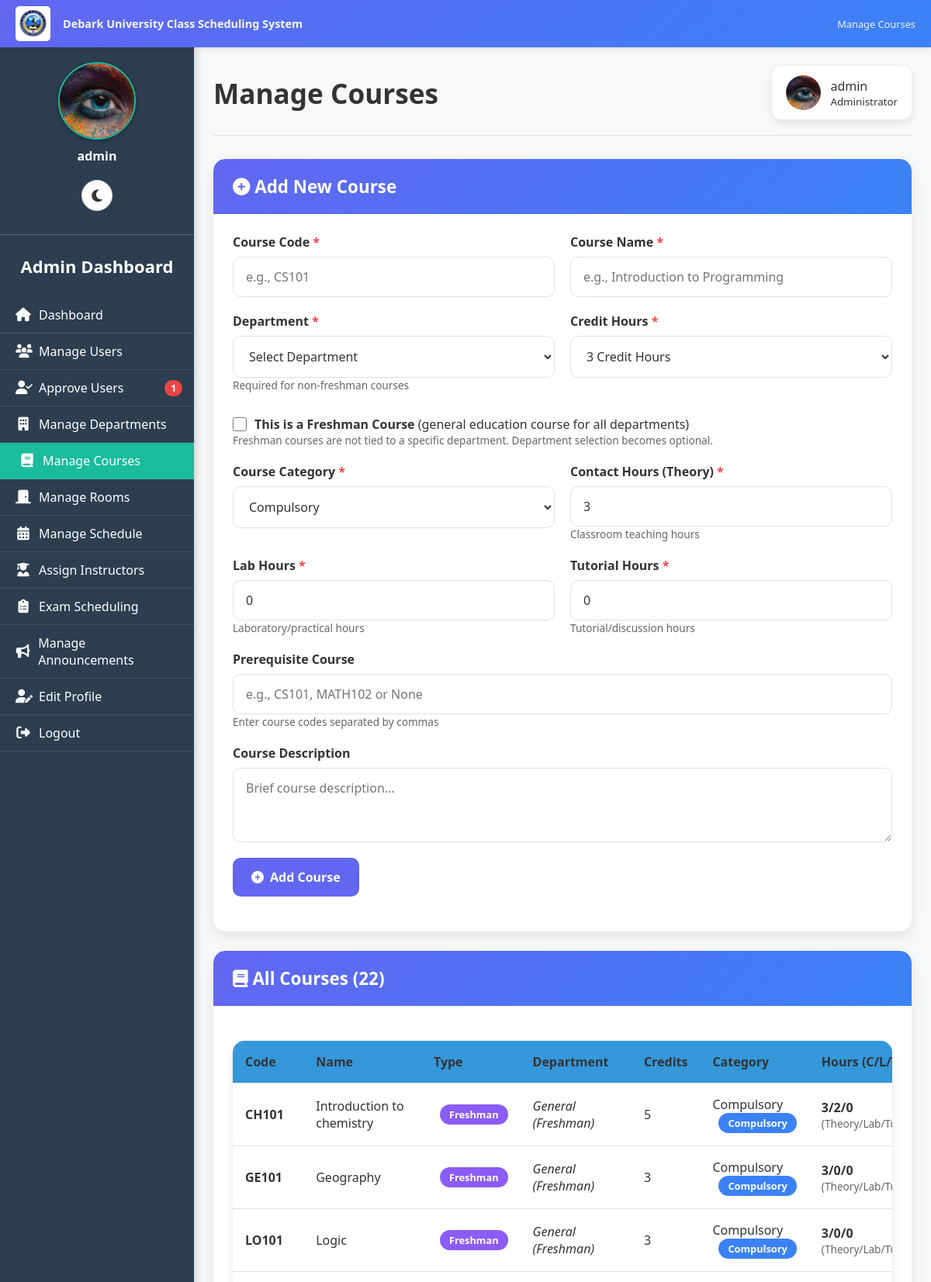
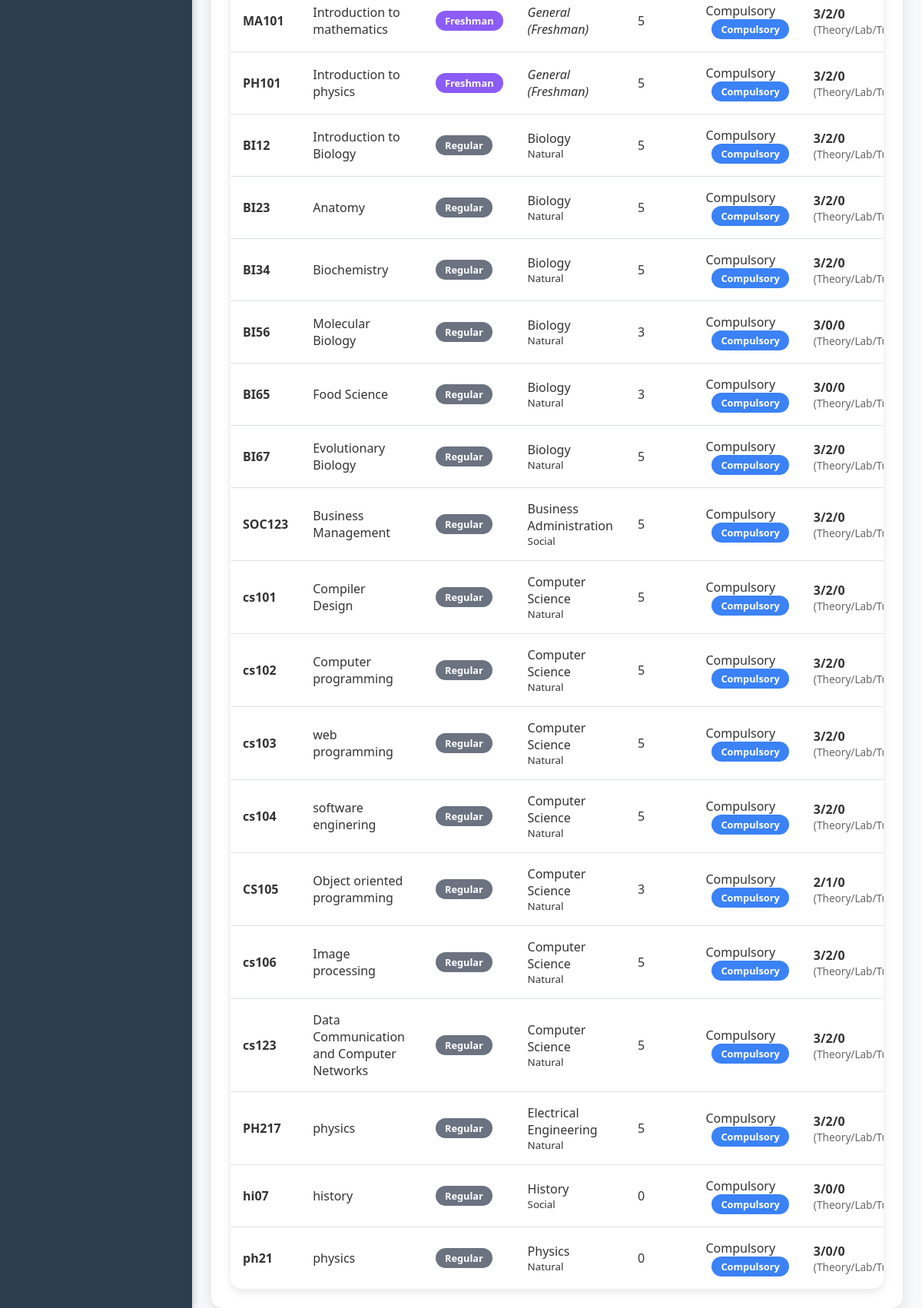
The page /admin/manage_courses.php (signed in) on the database its author committed (2 pictures, top to bottom).
### tables this page shows
CREATE TABLE `users` (
  `user_id` int(11) NOT NULL,
  `username` varchar(50) NOT NULL,
  `password` varchar(255) NOT NULL,
  `full_name` varchar(100) NOT NULL,
  `student_id` varchar(50) DEFAULT NULL,
  `email` varchar(100) DEFAULT NULL,
  `role` enum('admin','instructor','student','department_head') NOT NULL,
  `department_id` int(11) DEFAULT NULL,
  `year` varchar(10) DEFAULT NULL,
  `created_at` timestamp NOT NULL DEFAULT current_timestamp(),
  `profile_picture` varchar(255) DEFAULT NULL,
  `email_verified` tinyint(1) DEFAULT 0,
  `verification_token` varchar(255) DEFAULT NULL,
  `is_approved` tinyint(1) DEFAULT 0,
  `is_verified` tinyint(1) NOT NULL DEFAULT 0,
  `id_number` varchar(20) DEFAULT NULL
);

CREATE TABLE `courses` (
  `course_id` int(11) NOT NULL,
  `course_code` varchar(20) NOT NULL,
  `course_name` varchar(100) NOT NULL,
  `credit_hours` int(11) NOT NULL,
  `department_id` int(11) DEFAULT NULL,
  `created_at` timestamp NOT NULL DEFAULT current_timestamp(),
  `prerequisite` varchar(255) DEFAULT NULL,
  `category` enum('Compulsory','Elective','Optional') DEFAULT 'Compulsory',
  `contact_hours` int(11) NOT NULL DEFAULT 3,
  `lab_hours` int(11) NOT NULL DEFAULT 0,
  `tutorial_hours` int(11) NOT NULL DEFAULT 0,
  `description` text DEFAULT NULL,
  `is_freshman` tinyint(1) DEFAULT 0
);

CREATE TABLE `departments` (
  `department_id` int(11) NOT NULL,
  `department_name` varchar(100) NOT NULL,
  `department_code` varchar(10) DEFAULT NULL,
  `category` varchar(50) NOT NULL,
  `description` text DEFAULT NULL
);

### public/admin/manage_courses.php (the view, shortened to what the rows shown need)
<?php
require __DIR__ . '/../../includes/db.php';
include __DIR__ . '/../includes/darkmode.php';
$user_stmt = $pdo->prepare("SELECT username, email, profile_picture FROM users WHERE user_id=?");
$user_stmt->execute([$_SESSION['user_id']]);
$current_user = $user_stmt->fetch();
function getAdminProfilePicturePath($profile_picture) {
    $locations = [
        __DIR__ . '/../uploads/admin/' . $profile_picture,
        __DIR__ . '/../uploads/' . $profile_picture,
        __DIR__ . '/../../uploads/' . $profile_picture,
        'uploads/admin/' . $profile_picture,
        '../uploads/admin/' . $profile_picture,
        'uploads/' . $profile_picture,
        '../uploads/' . $profile_picture,
    ];
    foreach ($locations as $location) {
        if (file_exists($location)) {
            if (strpos($location, '/admin/') !== false) {
                return '../uploads/admin/' . $profile_picture;
            } elseif (strpos($location, 'uploads/admin/') !== false) {
                return 'uploads/admin/' . $profile_picture;
            } elseif (strpos($location, '../uploads/') !== false) {
                return '../uploads/' . $profile_picture;
            } elseif (strpos($location, 'uploads/') !== false) {
                return 'uploads/' . $profile_picture;
            }
        }
    }
    return '../assets/default_profile.png';
}
$profile_img_path = getAdminProfilePicturePath($current_user['profile_picture'] ?? '');
$courses = $pdo->query("
    SELECT c.course_id, c.course_name, c.course_code, c.credit_hours, c.category as course_category,
           c.is_freshman, c.contact_hours, c.lab_hours, c.tutorial_hours, c.prerequisite, c.description,
           d.department_name, d.category as dept_category
    FROM courses c
    LEFT JOIN departments d ON c.department_id = d.department_id
    ORDER BY c.is_freshman DESC, d.department_name, c.course_code
")->fetchAll();
?>
<!DOCTYPE html>
<html lang="en" data-theme="<?= $darkMode ? 'dark' : 'light' ?>">
<head>
<link rel="stylesheet" href="https://cdnjs.cloudflare.com/ajax/libs/font-awesome/6.4.0/css/all.min.css">
<link rel="stylesheet" href="../../assets/css/darkmode.css">
</head>
<body>
    <div class="sidebar" id="sidebar">
        <div class="sidebar-content">
            <div class="sidebar-profile">
                <img src="<?= htmlspecialchars($profile_img_path) ?>" alt="Profile Picture" id="sidebarProfilePic"
                     onerror="this.onerror=null; this.src='../assets/default_profile.png';">
                <p><?= htmlspecialchars($current_user['username']) ?></p>
            </div>
            <h2>Admin Dashboard</h2>
        </div>
    </div>
    <div class="main-content">
        <div class="header">
            <h1>Manage Courses</h1>
            <div class="user-info">
                <img src="<?= htmlspecialchars($profile_img_path) ?>" alt="Profile" id="headerProfilePic"
                     onerror="this.onerror=null; this.src='../assets/default_profile.png';">
                <div>
                    <div><?= htmlspecialchars($current_user['username']) ?></div>
                    <small>Administrator</small>
                </div>
            </div>
        </div>
        <div class="card">
            <div class="card-body">
                <?php if($courses): ?>
                    <div class="table-container">
                        <table class="courses-table">
                            <thead>
                                <tr>
                                    <th>Code</th>
                                    <th>Name</th>
                                    <th>Type</th>
                                    <th>Department</th>
                                    <th>Credits</th>
                                    <th>Category</th>
                                    <th>Hours (C/L/T)</th>
                                </tr>
                            </thead>
                            <tbody>
                                <?php foreach($courses as $c): ?>
                                <tr>
                                    <td data-label="Code"><strong><?= htmlspecialchars($c['course_code']) ?></strong></td>
                                    <td data-label="Name"><?= htmlspecialchars($c['course_name']) ?></td>
                                    <td data-label="Type">
                                        <?php if($c['is_freshman']): ?>
                                            <span class="course-badge badge-freshman">Freshman</span>
                                        <?php else: ?>
                                            <span class="course-badge badge-regular">Regular</span>
                                        <?php endif; ?>
                                    </td>
                                    <td data-label="Department">
                                        <?php if($c['department_name']): ?>
                                            <?= htmlspecialchars($c['department_name']) ?>
                                            <br><small><?= $c['dept_category'] ?></small>
                                        <?php else: ?>
                                            <em>General (Freshman)</em>
                                        <?php endif; ?>
                                    </td>
                                    <td data-label="Credits"><?= $c['credit_hours'] ?></td>
                                    <td data-label="Category">
                                        <?= $c['course_category'] ?>
                                        <span class="course-badge badge-<?= strtolower($c['course_category']) ?>">
                                            <?= $c['course_category'] ?>
                                        </span>
                                    </td>
                                    <td data-label="Hours">
                                        <strong><?= $c['contact_hours'] ?>/<?= $c['lab_hours'] ?>/<?= $c['tutorial_hours'] ?></strong>
                                        <br>
                                        <small class="hours-info">(Theory/Lab/Tutorial)</small>
                                    </td>
                                </tr>
                                <?php endforeach; ?>
                            </tbody>
                        </table>
                    </div>
                <?php endif; ?>
            </div>
        </div>
    </div>
</body>
</html>

### rows shown on the page
users: profile_picture (picture), username "admin"
courses: course_code "CH101", course_name "Introduction to chemistry", is_freshman "Freshman", shows "General (Freshman)", credit_hours "5", category "Compulsory", contact_hours "3", lab_hours "2", tutorial_hours "0"
courses: course_code "GE101", course_name "Geography", is_freshman "Freshman", shows "General (Freshman)", credit_hours "3", category "Compulsory", contact_hours "3", lab_hours "0", tutorial_hours "0"
courses: course_code "LO101", course_name "Logic", is_freshman "Freshman", shows "General (Freshman)", credit_hours "3", category "Compulsory", contact_hours "3", lab_hours "0", tutorial_hours "0"
courses: course_code "MA101", course_name "Introduction to mathematics", is_freshman "Freshman", shows "General (Freshman)", credit_hours "5", category "Compulsory", contact_hours "3", lab_hours "2", tutorial_hours "0"
courses: course_code "PH101", course_name "Introduction to physics", is_freshman "Freshman", shows "General (Freshman)", credit_hours "5", category "Compulsory", contact_hours "3", lab_hours "2", tutorial_hours "0"
courses: course_code "BI12", course_name "Introduction to Biology", is_freshman "Regular", department.department_name "Biology", department.category "Natural", credit_hours "5", category "Compulsory", contact_hours "3", lab_hours "2", tutorial_hours "0"
courses: course_code "BI23", course_name "Anatomy", is_freshman "Regular", department.department_name "Biology", department.category "Natural", credit_hours "5", category "Compulsory", contact_hours "3", lab_hours "2", tutorial_hours "0"
courses: course_code "BI34", course_name "Biochemistry", is_freshman "Regular", department.department_name "Biology", department.category "Natural", credit_hours "5", category "Compulsory", contact_hours "3", lab_hours "2", tutorial_hours "0"
courses: course_code "BI56", course_name "Molecular Biology", is_freshman "Regular", department.department_name "Biology", department.category "Natural", credit_hours "3", category "Compulsory", contact_hours "3", lab_hours "0", tutorial_hours "0"
courses: course_code "BI65", course_name "Food Science", is_freshman "Regular", department.department_name "Biology", department.category "Natural", credit_hours "3", category "Compulsory", contact_hours "3", lab_hours "0", tutorial_hours "0"
courses: course_code "BI67", course_name "Evolutionary Biology", is_freshman "Regular", department.department_name "Biology", department.category "Natural", credit_hours "5", category "Compulsory", contact_hours "3", lab_hours "2", tutorial_hours "0"
courses: course_code "SOC123", course_name "Business Management", is_freshman "Regular", department.department_name "Business Administration", department.category "Social", credit_hours "5", category "Compulsory", contact_hours "3", lab_hours "2", tutorial_hours "0"
courses: course_code "cs101", course_name "Compiler Design", is_freshman "Regular", department.department_name "Computer Science", department.category "Natural", credit_hours "5", category "Compulsory", contact_hours "3", lab_hours "2", tutorial_hours "0"
courses: course_code "cs102", course_name "Computer programming", is_freshman "Regular", department.department_name "Computer Science", department.category "Natural", credit_hours "5", category "Compulsory", contact_hours "3", lab_hours "2", tutorial_hours "0"
courses: course_code "cs103", course_name "web programming", is_freshman "Regular", department.department_name "Computer Science", department.category "Natural", credit_hours "5", category "Compulsory", contact_hours "3", lab_hours "2", tutorial_hours "0"
courses: course_code "cs104", course_name "software enginering", is_freshman "Regular", department.department_name "Computer Science", department.category "Natural", credit_hours "5", category "Compulsory", contact_hours "3", lab_hours "2", tutorial_hours "0"
courses: course_code "CS105", course_name "Object oriented programming", is_freshman "Regular", department.department_name "Computer Science", department.category "Natural", credit_hours "3", category "Compulsory", contact_hours "2", lab_hours "1", tutorial_hours "0"
courses: course_code "cs106", course_name "Image processing", is_freshman "Regular", department.department_name "Computer Science", department.category "Natural", credit_hours "5", category "Compulsory", contact_hours "3", lab_hours "2", tutorial_hours "0"
courses: course_code "cs123", course_name "Data Communication and Computer Networks", is_freshman "Regular", department.department_name "Computer Science", department.category "Natural", credit_hours "5", category "Compulsory", contact_hours "3", lab_hours "2", tutorial_hours "0"
courses: course_code "PH217", course_name "physics", is_freshman "Regular", department.department_name "Electrical Engineering", department.category "Natural", credit_hours "5", category "Compulsory", contact_hours "3", lab_hours "2", tutorial_hours "0"
courses: course_code "hi07", course_name "history", is_freshman "Regular", department.department_name "History", department.category "Social", credit_hours "0", category "Compulsory", contact_hours "3", lab_hours "0", tutorial_hours "0"
courses: course_code "ph21", course_name "physics", is_freshman "Regular", department.department_name "Physics", department.category "Natural", credit_hours "0", category "Compulsory", contact_hours "3", lab_hours "0", tutorial_hours "0"

### other values the page prints
$pending_approvals "1"
count($courses) "22"
